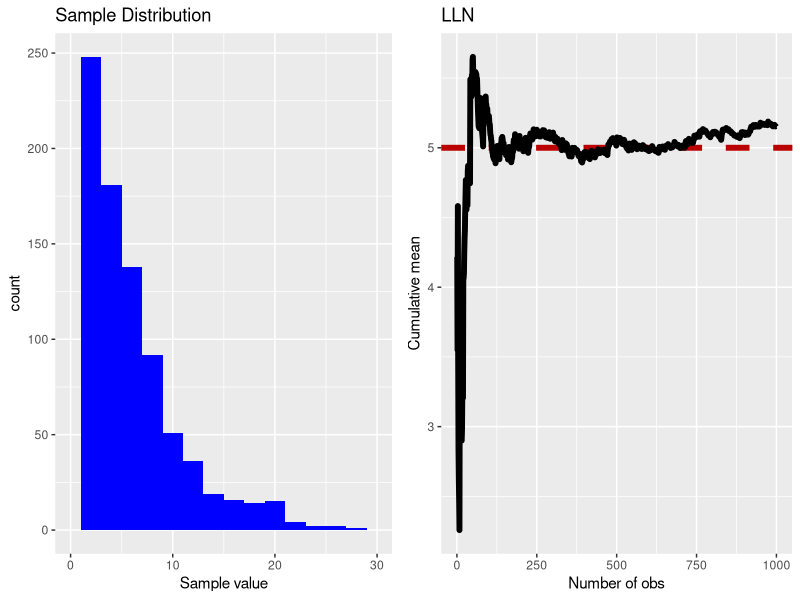
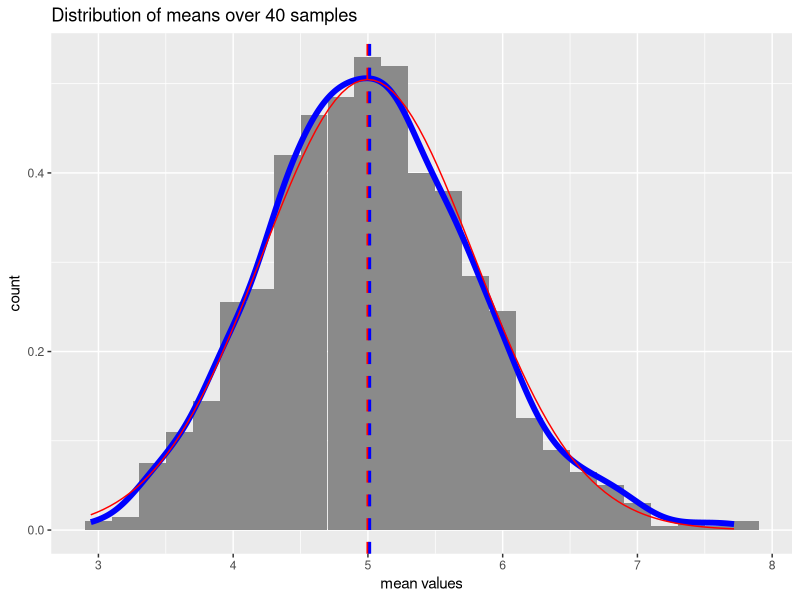
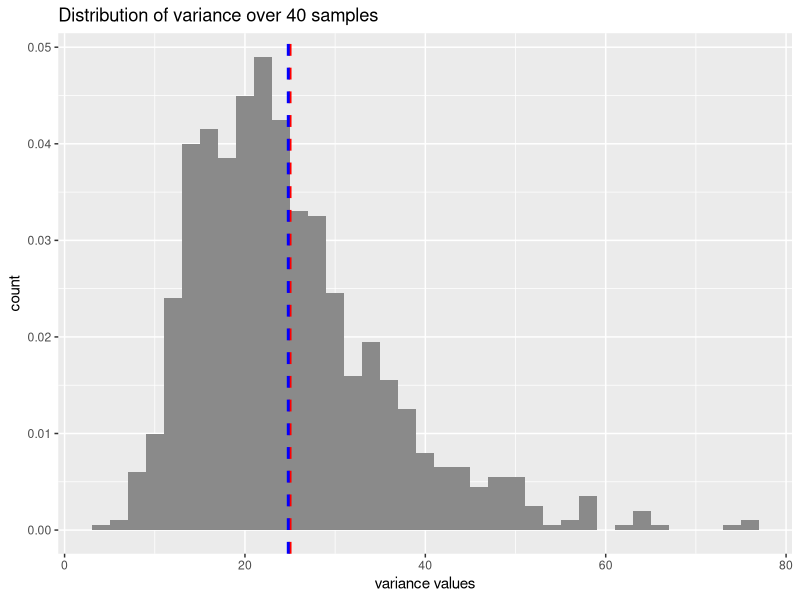
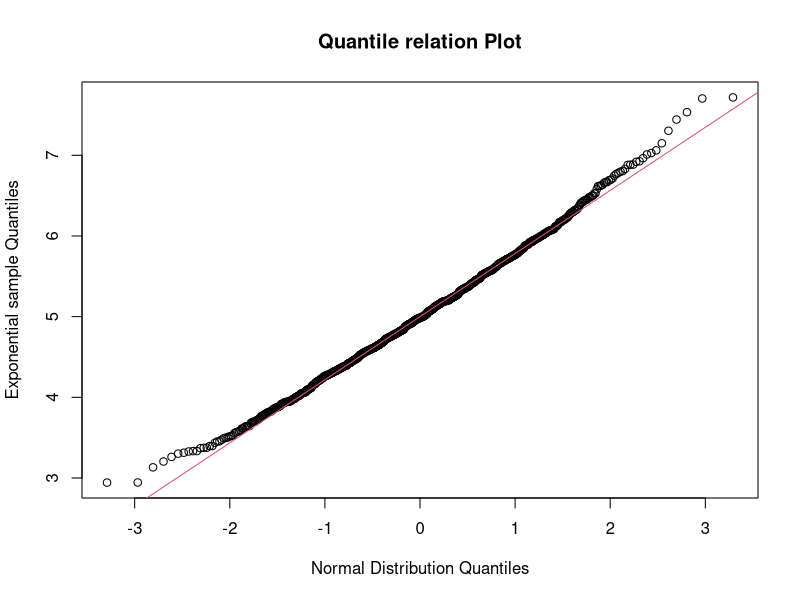

The R source for these figures, in order:
## ---- chunk 1
knitr::opts_chunk$set(echo = TRUE)
library(ggplot2)
library(gridExtra)
set.seed(123)
## ---- chunk 2
n = 1000
lambda = 0.2
#generating exp distribution for 1000 samples
base_data = rexp(n,lambda)
# cumulative mean calculation
means <- cumsum(base_data) / (1  : n)
## ---- chunk 3
#code for plotting distribution and law of large number
p <- qplot(base_data, geom ='histogram',binwidth = 2,
           main = "Sample Distribution",
      xlab = "Sample value", ylab = "count",
      fill = I("blue"),xlim = c(0,30))
g <- ggplot(data.frame(x = 1 : n, y = means), aes(x = x, y = y))+
        geom_line(size = 1.5)+
        labs(x = "Number of obs", y = "Cumulative mean")+
        geom_hline(yintercept = (1/lambda), colour="#BB0000", 
                    linetype="dashed", size = 2)+
        geom_line(size = 2 )+
        ggtitle("LLN")
grid.arrange(p,g, ncol =2)
## ---- chunk 4
nsim = 1000 #repeatation number of experiment

n = 40 #number of samples
lambda= 0.2 #lambda property of exponential distribution

mnsexp = NULL #mean values from every time 40 samples are drawn
varexp = NULL #variance value from every time 40 samples are drawn
thmean = 1/lambda # theoratical mean
thmean
thsd = 1/lambda #theratical standard deviation for large samples
thssd = thsd/sqrt(n) # theoratical standard deviation for 40 samples
thsd
thvar = 1/lambda^2 #theoratical variance for large
thsvar = thvar/n #theoratical variance for 40 samples
thvar
#generate mean and variane distributio
for (i in 1:nsim) {
        samples = rexp(n,lambda)
        mnsexp = c(mnsexp,mean(samples))
        varexp = c(varexp,var(samples))
}

## ---- chunk 5
#code for plotting mean distribution
p <- ggplot(data.frame(x = mnsexp),aes(x=x)) + 
        geom_histogram(aes(y = ..density..),binwidth = 0.2,fill=I('#8A8A8A')) + 
        geom_density(colour = 'blue', size = 2) +
        ggtitle("Distribution of means over 40 samples") +
        labs(x="mean values", y ="count") +
        geom_vline(xintercept = thmean, colour="red", 
                   linetype="dashed", size = 1)+
        geom_vline(xintercept = mean(mnsexp), colour="blue", 
                   linetype="dashed", size = 1)+
        stat_function(fun = dnorm, args = list(mean = thmean , sd = thssd), 
                      colour = "red")
        
p
## ---- chunk 6
#code for plotting variance distribution
q <- ggplot(data.frame(x = varexp),aes(x)) + 
        geom_histogram(aes(y = ..density..),binwidth = 2,fill=I('#8A8A8A')) + 
        ggtitle("Distribution of variance over 40 samples") +
        labs(x="variance values", y ="count") +
        geom_vline(xintercept = thvar, colour="red", 
                   linetype="dashed", size = 1)+
        geom_vline(xintercept = mean(varexp), colour="blue", 
                   linetype="dashed", size = 1)
q
## ---- chunk 7
# function to calculate sample coverage for given standard distribution
samplecoverage <- function(sample, nsd){
        #sample - sample of data
        #nsd - no. of standard deviation (always >= 0)
        smean = mean(sample) #mean of samples
        ssd =sd(sample) # sd of samples
        ul = smean + nsd * ssd # calculate lower limit for given sd
        ll = smean - nsd * ssd # calculate uper limit for given sd
        coverage = sample > ll & sample < ul # calculate samples falling in limits
        round((sum(coverage) / length(sample))*100,2) # return percentage coverage
}
## ---- chunk 8
# code to generate sample coverage for 1,2 and 3 standardd deviations
for (i in  1:3){
       print(paste0("Coverage for ",i," standard deviation = ", 
                    samplecoverage(mnsexp,i), "%"))
}
## ---- chunk 9
qqnorm(mnsexp,main ="Quantile relation Plot", 
       xlab = "Normal Distribution Quantiles",
       ylab = "Exponential sample Quantiles")
qqline(mnsexp,col = "2")

